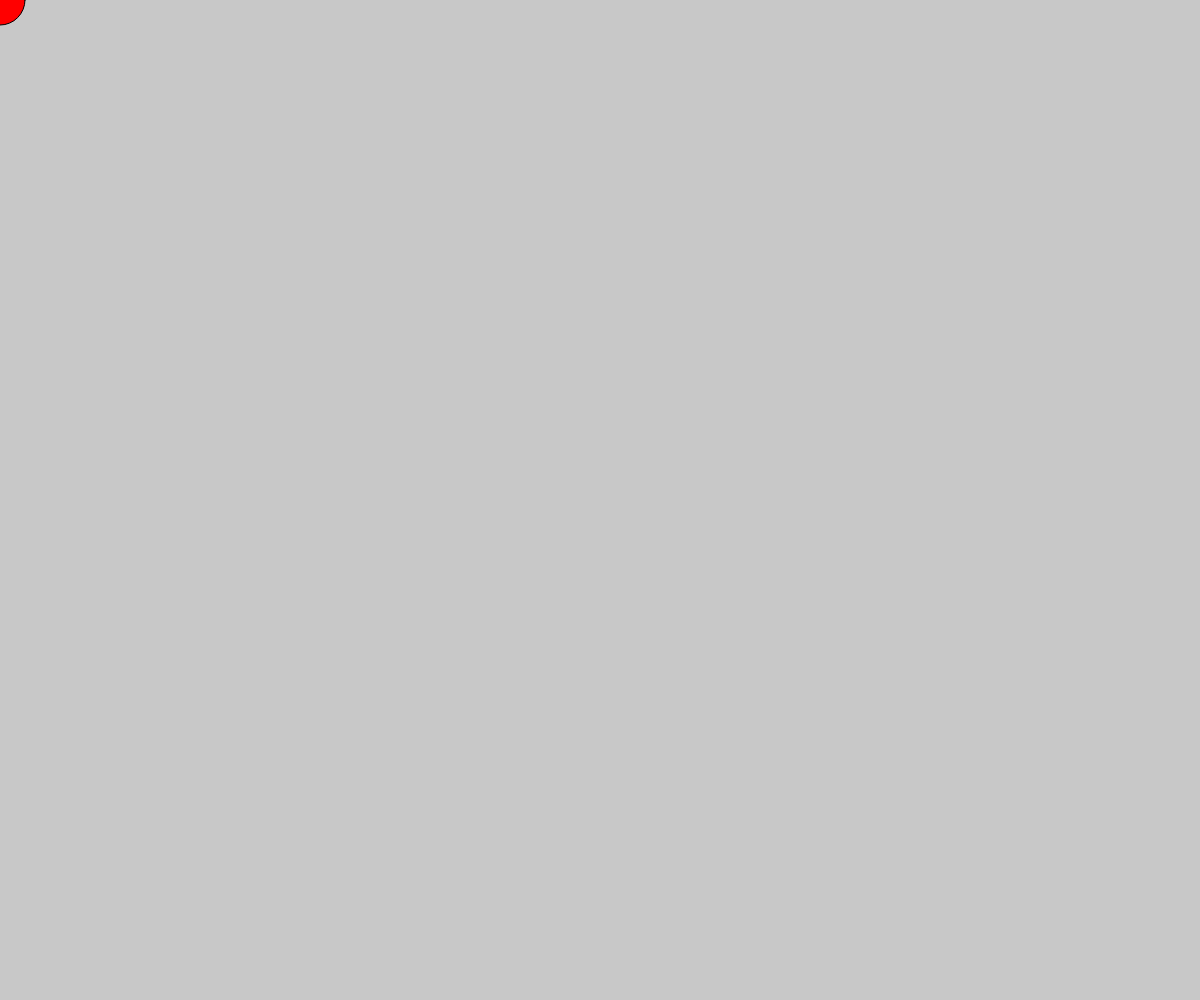
Frame 1 (no input)
Frame 60 (no input): identical to frame 1, image omitted
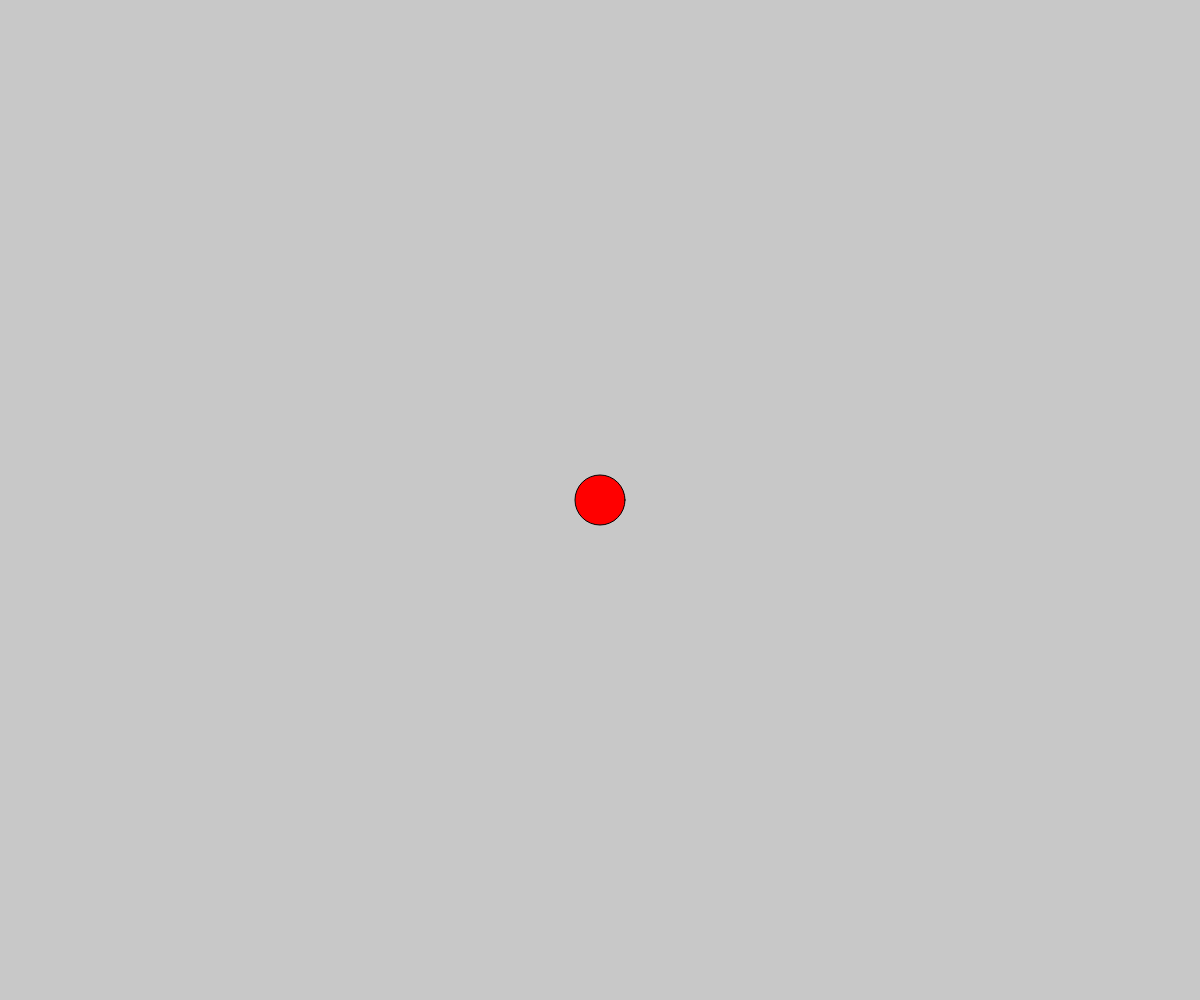
Frame 120 (the mouse pressed at the canvas centre since frame 60)

The p5.js sketch that drew these frames (run headless with seeded random() and noise() and a simulated clock; from frame 60 on, the mouse is pressed at the canvas centre):

// p5.js sketch
// ── sketch.js
// public/sketch.js
function setup() {
    const canvas = createCanvas(windowWidth, windowHeight); // Create a canvas
    canvas.parent(document.body); // Append the canvas directly to the body
    background(200); // Set a light gray background
  }
  
  function draw() {
    background(200); // Clear the background
    fill(255, 0, 0); // Set fill color to red
    ellipse(mouseX, mouseY, 50, 50); // Draw a circle that follows the mouse
  }
  
